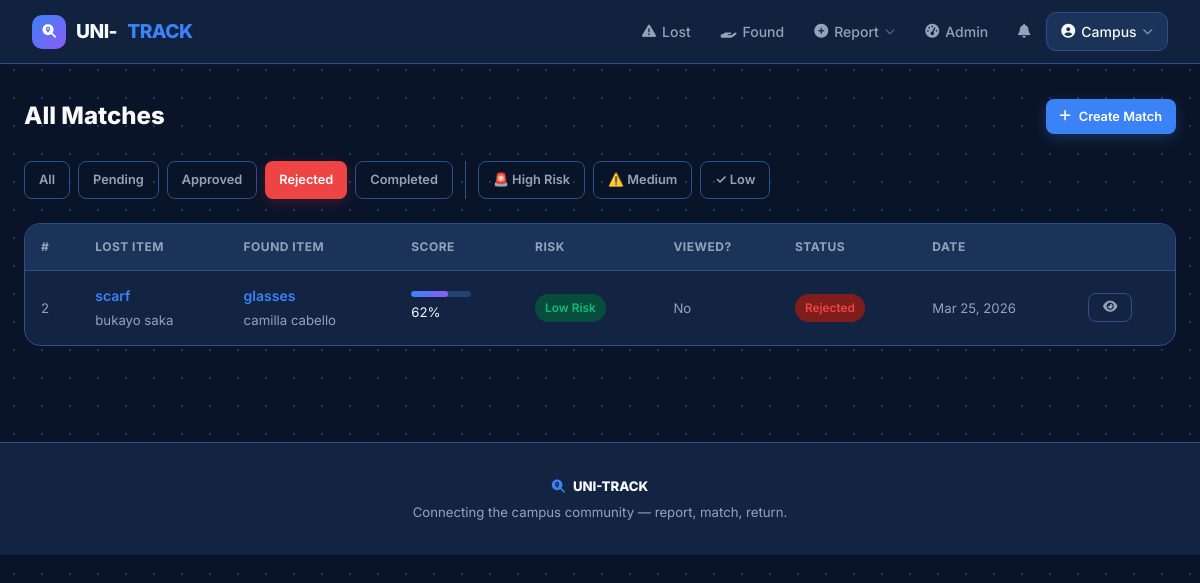
Screenshot of /admin-panel/matches/?status=rejected (signed in) with the database file from the repository.
### accounts/models.py (models this page shows, shortened)
class User(AbstractUser):
    ROLE_CHOICES = [
        ('student', 'Student'),
        ('staff', 'Staff'),
        ('admin', 'Administrator'),
    ]
    role = models.CharField(max_length=20, choices=ROLE_CHOICES, default='student')
    student_id = models.CharField(max_length=20, blank=True, null=True, unique=True)
    phone = models.CharField(max_length=15, blank=True, null=True)
    department = models.CharField(max_length=100, blank=True, null=True)
    profile_picture = models.ImageField(upload_to='profiles/', blank=True, null=True)
    is_verified = models.BooleanField(default=False)
    created_at = models.DateTimeField(auto_now_add=True)
    @property
    def is_admin_user(self):
        return self.role == 'admin' or self.is_staff or self.is_superuser

### items/models.py (models this page shows, shortened)
class ItemMatch(models.Model):
    STATUS_CHOICES = [
        ('pending', 'Pending Review'),
        ('approved', 'Approved'),
        ('rejected', 'Rejected'),
        ('completed', 'Completed'),
    ]
    FRAUD_RISK_CHOICES = [
        ('low', 'Low Risk'),
        ('medium', 'Medium Risk'),
        ('high', 'High Risk — Review Carefully'),
    ]
    lost_item = models.ForeignKey(LostItem, on_delete=models.CASCADE, related_name='matches')
    found_item = models.ForeignKey(FoundItem, on_delete=models.CASCADE, related_name='matches')
    matched_by = models.ForeignKey(
        settings.AUTH_USER_MODEL, on_delete=models.SET_NULL, null=True,
        related_name='matches_made')
    match_score = models.IntegerField(default=0)
    notes = models.TextField(blank=True)
    status = models.CharField(max_length=20, choices=STATUS_CHOICES, default='pending')
    fraud_risk = models.CharField(max_length=10, choices=FRAUD_RISK_CHOICES, default='low')
    fraud_flags = models.TextField(blank=True,
        help_text='Auto-detected fraud warning flags')
    reporter_viewed_found_before_reporting = models.BooleanField(default=False,
        help_text='True if reporter viewed this found item BEFORE submitting their lost report')
    verif_color_match = models.BooleanField(null=True, blank=True,
        verbose_name='Colour answers match?')
    verif_distinguishing_match = models.BooleanField(null=True, blank=True,
        verbose_name='Distinguishing feature answers match?')
    verif_secret_match = models.BooleanField(null=True, blank=True,
        verbose_name='Secret detail answers match?')
    admin_verif_notes = models.TextField(blank=True,
        verbose_name='Admin verification notes')
    created_at = models.DateTimeField(auto_now_add=True)
    reviewed_at = models.DateTimeField(null=True, blank=True)
    reviewed_by = models.ForeignKey(
        settings.AUTH_USER_MODEL, on_delete=models.SET_NULL, null=True,
        blank=True, related_name='reviewed_matches')
    owner_notified = models.BooleanField(default=False)
    finder_notified = models.BooleanField(default=False)
    owner_confirmed = models.BooleanField(null=True, blank=True)
    finder_confirmed = models.BooleanField(null=True, blank=True)
    class Meta:
        unique_together = ['lost_item', 'found_item']
        ordering = ['-created_at']

class LostItem(models.Model):
    STATUS_CHOICES = [
        ('active', 'Active'),
        ('matched', 'Matched'),
        ('resolved', 'Resolved'),
        ('closed', 'Closed'),
    ]
    reporter = models.ForeignKey(settings.AUTH_USER_MODEL, on_delete=models.CASCADE, related_name='lost_items')
    title = models.CharField(max_length=200)
    description = models.TextField()
    category = models.CharField(max_length=50, choices=CATEGORY_CHOICES)
    location_lost = models.CharField(max_length=50, choices=LOCATION_CHOICES)
    location_detail = models.CharField(max_length=200, blank=True)
    date_lost = models.DateField()
    image = models.ImageField(upload_to='lost_items/', blank=True, null=True)
    proof_of_ownership = models.ImageField(upload_to='ownership_proof/', blank=True, null=True,
        help_text='Upload a previous photo, receipt, or any proof this item belongs to you')
    contact_email = models.EmailField(blank=True)
    contact_phone = models.CharField(max_length=15, blank=True)
    reward = models.CharField(max_length=100, blank=True)
    verif_color = models.CharField(max_length=100, blank=True,
        verbose_name='Item colour / appearance',
        help_text='Describe the exact colour, brand markings, or appearance')
    verif_distinguishing = models.CharField(max_length=200, blank=True,
        verbose_name='Distinguishing feature',
        help_text='Any scratches, stickers, engravings, or unique marks?')
    verif_secret = models.CharField(max_length=200, blank=True,
        verbose_name='Secret detail',
        help_text='Something only you would know (e.g. lock screen wallpaper, bag contents, note inside)')
    status = models.CharField(max_length=20, choices=STATUS_CHOICES, default='active')
    created_at = models.DateTimeField(auto_now_add=True)
    updated_at = models.DateTimeField(auto_now=True)
    class Meta:
        ordering = ['-created_at']

class FoundItem(models.Model):
    STATUS_CHOICES = [
        ('available', 'Available'),
        ('matched', 'Matched'),
        ('returned', 'Returned'),
        ('unclaimed', 'Unclaimed - Donated'),
    ]
    finder = models.ForeignKey(settings.AUTH_USER_MODEL, on_delete=models.CASCADE, related_name='found_items')
    title = models.CharField(max_length=200)
    public_description = models.TextField(
        verbose_name='Public Description (vague)',
        help_text='Describe the item vaguely — DO NOT include serial numbers, passwords, or secret details. E.g. "A black electronic device"')
    private_description = models.TextField(
        verbose_name='Private Description (confidential)',
        help_text='Full details: exact colour, markings, serial number, contents — only admin and verified owner will see this')
    category = models.CharField(max_length=50, choices=CATEGORY_CHOICES)
    location_found = models.CharField(max_length=50, choices=LOCATION_CHOICES)
    location_detail = models.CharField(max_length=200, blank=True,
        help_text='Exact spot — this is kept private and not shown publicly')
    date_found = models.DateField()
    image = models.ImageField(upload_to='found_items/', blank=True, null=True)
    contact_email = models.EmailField(blank=True)
    contact_phone = models.CharField(max_length=15, blank=True)
    current_holding = models.CharField(max_length=200, blank=True,
        help_text='Where is the item currently kept? (private)')
    verif_color = models.CharField(max_length=100, blank=True,
        verbose_name='Colour / appearance observed',
        help_text='Exact colour, brand, or appearance as you found it')
    verif_distinguishing = models.CharField(max_length=200, blank=True,
        verbose_name='Distinguishing features observed',
        help_text='Any scratches, stickers, engravings, or unique marks you noticed')
    verif_secret = models.CharField(max_length=200, blank=True,
        verbose_name='Additional private detail',
        help_text='Any other detail not visible from outside (e.g. item inside a bag, note tucked in)')
    status = models.CharField(max_length=20, choices=STATUS_CHOICES, default='available')
    created_at = models.DateTimeField(auto_now_add=True)
    updated_at = models.DateTimeField(auto_now=True)
    class Meta:
        ordering = ['-created_at']

### items/views.py (the view)
# urls.py: path('admin-panel/matches/', views.admin_matches, name='admin_matches'),
@login_required
@admin_required
def admin_matches(request):
    matches = ItemMatch.objects.all().select_related(
        'lost_item', 'found_item', 'lost_item__reporter', 'found_item__finder')
    status_filter = request.GET.get('status', '')
    risk_filter = request.GET.get('risk', '')
    if status_filter:
        matches = matches.filter(status=status_filter)
    if risk_filter:
        matches = matches.filter(fraud_risk=risk_filter)
    return render(request, 'items/admin_matches.html', {
        'matches': matches, 'status_filter': status_filter, 'risk_filter': risk_filter})

### items/views.py (called while the page is built)
def admin_required(view_func):
    @wraps(view_func)
    def wrapper(request, *args, **kwargs):
        if not request.user.is_authenticated or not request.user.is_admin_user:
            messages.error(request, 'You do not have permission to access this page.')
            return redirect('home')
        return view_func(request, *args, **kwargs)
    return wrapper

### templates/items/admin_matches.html (shortened to what this page needs)
{% extends 'base.html' %}
{% block content %}
<div class="section-head animate-up">
  <div><div class="section-title">All Matches</div></div>
  <a href="{% url 'create_manual_match' %}" class="btn btn-primary btn-sm"><i class="fas fa-plus"></i> Create Match</a>
</div>
<div style="display:flex;flex-wrap:wrap;gap:0.5rem;margin-bottom:1.5rem;" class="animate-up">
  <a href="{% url 'admin_matches' %}" class="btn btn-sm {% if not status_filter and not risk_filter %}btn-primary{% else %}btn-outline{% endif %}">All</a>
  <a href="?status=pending" class="btn btn-sm {% if status_filter == 'pending' %}btn-warning{% else %}btn-outline{% endif %}">Pending</a>
  <a href="?status=approved" class="btn btn-sm {% if status_filter == 'approved' %}btn-success{% else %}btn-outline{% endif %}">Approved</a>
  <a href="?status=rejected" class="btn btn-sm {% if status_filter == 'rejected' %}btn-danger{% else %}btn-outline{% endif %}">Rejected</a>
  <a href="?status=completed" class="btn btn-sm {% if status_filter == 'completed' %}btn-ghost{% else %}btn-outline{% endif %}">Completed</a>
  <a href="?risk=high" class="btn btn-sm {% if risk_filter == 'high' %}btn-danger{% else %}btn-outline{% endif %}">🚨 High Risk</a>
  <a href="?risk=medium" class="btn btn-sm {% if risk_filter == 'medium' %}btn-warning{% else %}btn-outline{% endif %}">⚠️ Medium</a>
  <a href="?risk=low" class="btn btn-sm {% if risk_filter == 'low' %}btn-success{% else %}btn-outline{% endif %}">✓ Low</a>
</div>
<div class="table-wrap animate-up">
  <table>
    <thead><tr><th>#</th><th>Lost Item</th><th>Found Item</th><th>Score</th><th>Risk</th><th>Viewed?</th><th>Status</th><th>Date</th><th></th></tr></thead>
    <tbody>
      {% for match in matches %}
      <tr>
        <td class="small text-muted">{{ match.pk }}</td>
        <td><a href="{% url 'lost_item_detail' match.lost_item.pk %}" style="color:var(--primary);text-decoration:none;font-weight:600;">{{ match.lost_item.title }}</a><br><span class="small text-muted">{{ match.lost_item.reporter.get_full_name }}</span></td>
        <td><a href="{% url 'found_item_detail' match.found_item.pk %}" style="color:var(--primary);text-decoration:none;font-weight:600;">{{ match.found_item.title }}</a><br><span class="small text-muted">{{ match.found_item.finder.get_full_name }}</span></td>
        <td><div class="score-bar" style="width:60px;margin-bottom:3px;"><div class="score-fill" style="width:{{ match.match_score }}%;"></div></div><span class="small">{{ match.match_score }}%</span></td>
        <td><span class="badge {% if match.fraud_risk == 'high' %}badge-danger{% elif match.fraud_risk == 'medium' %}badge-warning{% else %}badge-success{% endif %}">{{ match.get_fraud_risk_display }}</span></td>
        <td class="small {% if match.reporter_viewed_found_before_reporting %}text-danger{% else %}text-muted{% endif %}">{% if match.reporter_viewed_found_before_reporting %}⚠️ Yes{% else %}No{% endif %}</td>
        <td><span class="badge {% if match.status == 'pending' %}badge-warning{% elif match.status == 'approved' %}badge-success{% elif match.status == 'rejected' %}badge-danger{% else %}badge-muted{% endif %}">{{ match.get_status_display }}</span></td>
        <td class="small text-muted">{{ match.created_at|date:"M d, Y" }}</td>
        <td>
          <a href="{% url 'match_detail' match.pk %}" class="btn btn-outline btn-sm"><i class="fas fa-eye"></i></a>
        </td>
      </tr>
      {% empty %}
      <tr><td colspan="9" style="text-align:center;padding:3rem;color:var(--text-muted);">No matches found</td></tr>
      {% endfor %}
    </tbody>
  </table>
</div>
{% endblock %}

### templates/base.html (shortened to what this page needs)
<!DOCTYPE html>
<html lang="en">
<head>
  <link rel="stylesheet" href="https://cdnjs.cloudflare.com/ajax/libs/font-awesome/6.4.0/css/all.min.css">
</head>
<body>
<nav class="navbar">
  <a href="{% url 'home' %}" class="nav-brand">
    <div class="brand-icon"><i class="fas fa-search-location" style="color:white;font-size:0.85rem;"></i></div>
    UNI-<span>TRACK</span>
  </a>
  <ul class="nav-links" id="navLinks">
    <li><a href="{% url 'lost_items' %}"><i class="fas fa-exclamation-triangle"></i> Lost</a></li>
    <li><a href="{% url 'found_items' %}"><i class="fas fa-hand-holding"></i> Found</a></li>
    {% if user.is_authenticated %}
    <li class="nav-dropdown">
      <a href="#"><i class="fas fa-plus-circle"></i> Report <i class="fas fa-chevron-down" style="font-size:.65rem;opacity:.5;"></i></a>
    </li>
    {% if user.is_admin_user %}
    <li><a href="{% url 'admin_dashboard' %}"><i class="fas fa-tachometer-alt"></i> Admin</a></li>
    {% endif %}
    <li class="notif-wrap">
      <a href="{% url 'notifications' %}"><i class="fas fa-bell"></i>
      </a>
    </li>
    <li class="nav-dropdown">
      <a href="#" class="nav-pill">
        <i class="fas fa-user-circle"></i> {{ user.first_name|default:user.username }}
        <i class="fas fa-chevron-down" style="font-size:.65rem;opacity:.5;"></i>
      </a>
    </li>
    {% else %}
    <li><a href="{% url 'login' %}">Login</a></li>
    <li><a href="{% url 'register' %}" class="nav-cta"><i class="fas fa-user-plus"></i> Sign Up</a></li>
    {% endif %}
  </ul>
</nav>
<div class="main-container">
  {% block content %}{% endblock %}
</div>
<footer>
  <div class="footer-brand"><i class="fas fa-search-location" style="margin-right:8px;color:var(--primary);"></i>UNI-TRACK</div>
  <div>Connecting the campus community — report, match, return.</div>
</footer>
</body>
</html>

### rows the page displays
User: first_name "Campus"
ItemMatch: pk "2", lost_item "scarf", lost_item.reporter.get_full_name "bukayo saka", found_item "glasses", found_item.finder.get_full_name "camilla cabello", match_score "62", fraud_risk "Low Risk", reporter_viewed_found_before_reporting "No", status "Rejected", created_at "Mar 25, 2026"
